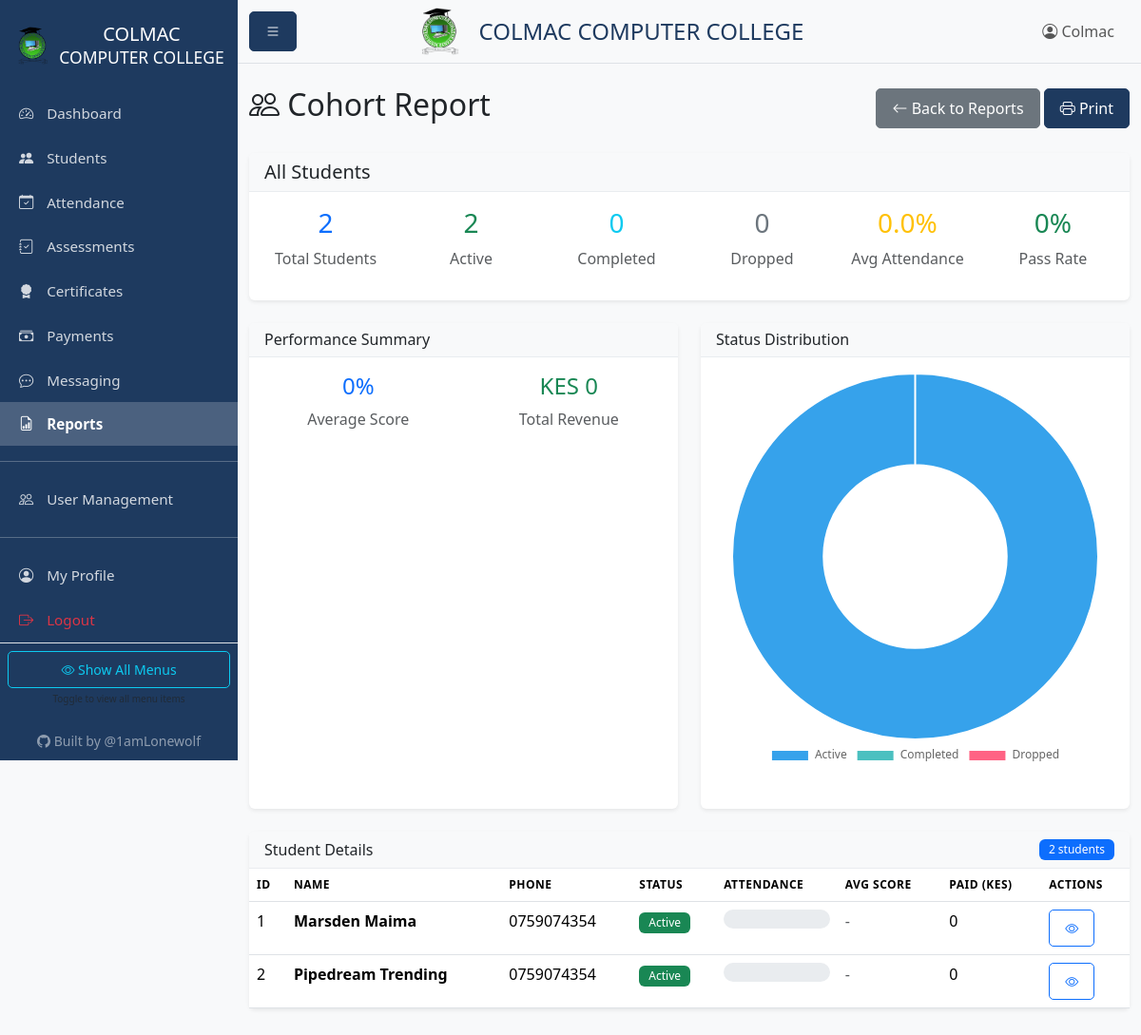
The page /reports/cohort (signed in) on the database as committed earlier.
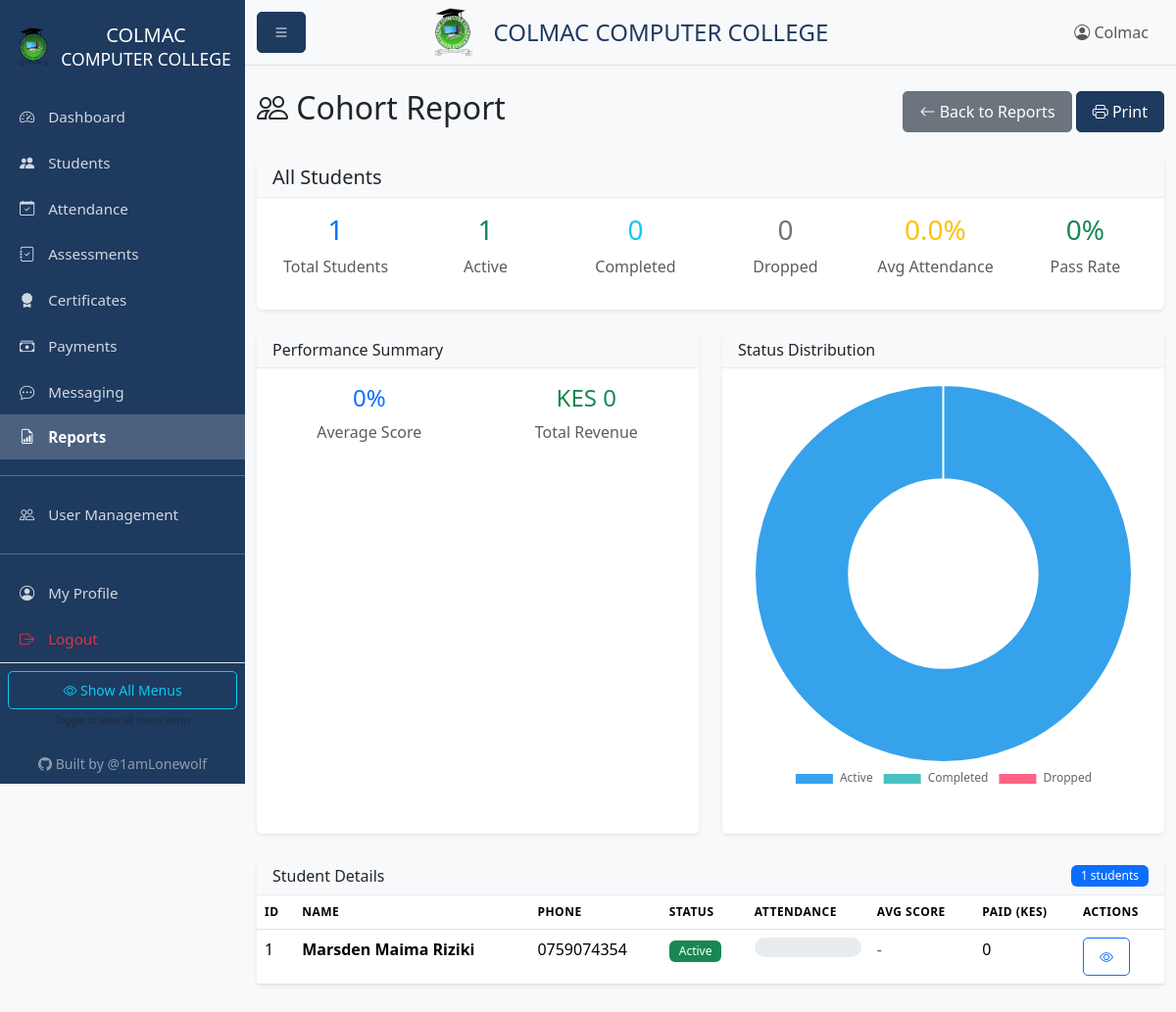
The same page on the database as committed later.
### models.py (models this page shows, shortened)
class Student(db.Model):
    id = db.Column(db.Integer, primary_key=True)
    name = db.Column(db.String(100), nullable=False)
    phone = db.Column(db.String(20))
    email = db.Column(db.String(120))
    id_number = db.Column(db.String(50))  # National ID or student ID
    gender = db.Column(db.String(10))
    enrollment_date = db.Column(db.DateTime, default=datetime.utcnow)
    cohort = db.Column(db.String(50))  # e.g., "Jan-Mar 2026"
    status = db.Column(db.String(20), default='active')  # active, completed, dropped
    created_at = db.Column(db.DateTime, default=datetime.utcnow)
    updated_at = db.Column(db.DateTime, default=datetime.utcnow, onupdate=datetime.utcnow)
    attendances = db.relationship('Attendance', backref='student', lazy=True, cascade='all, delete-orphan')
    assessments = db.relationship('Assessment', backref='student', lazy=True, cascade='all, delete-orphan')
    certificates = db.relationship('Certificate', backref='student', lazy=True, cascade='all, delete-orphan')
    payments = db.relationship('Payment', backref='student', lazy=True, cascade='all, delete-orphan')
    @property
    def total_paid(self):
        return sum(p.amount for p in self.payments)
    @property
    def attendance_rate(self):
        if not self.attendances:
            return 0
        present = sum(1 for a in self.attendances if a.present)
        return round((present / len(self.attendances)) * 100, 1)
    @property
    def average_score(self):
        if not self.assessments:
            return 0
        scores = [a.score for a in self.assessments if a.score]
        return round(sum(scores) / len(scores), 1) if scores else 0

### blueprints/reports.py (the view)
@reports_bp.route('/cohort')
@login_required
def cohort():
    from reports import generate_cohort_report
    cohort = request.args.get('cohort', '')
    report_data = generate_cohort_report(cohort)
    cohorts = db.session.query(Student.cohort).distinct().filter(Student.cohort != None).all()
    cohorts = [c[0] for c in cohorts if c[0]]
    return render_template('reports/cohort.html', report=report_data, cohorts=cohorts, selected_cohort=cohort)

### app.py (called while the page is built)
@app.context_processor
def inject_config():
    return {
        'COURSE_FEE': app.config['COURSE_FEE'],
        'COURSE_NAME': app.config['COURSE_NAME']
    }

### models.py (called while the page is built)
def init_login_manager(app):
    login_manager.init_app(app)
    login_manager.login_view = 'auth.login'
    @login_manager.user_loader
    def load_user(user_id):
        return User.query.get(int(user_id))

    @property
    def is_admin(self):
        return self.role == 'admin'

    @property
    def is_instructor(self):
        return self.role in ['admin', 'instructor']

    @property
    def is_receptionist(self):
        return self.role in ['admin', 'receptionist']

    def get_permissions(self):
        import json
        try:
            return json.loads(self.custom_permissions or '{}')
        except:
            return {}

    def has_permission(self, key):
        perms = self.get_permissions()
        return perms.get(key, False)

### templates/reports/cohort.html (shortened to what the changed rows need)
{% extends "base.html" %}
{% block content %}
<div class="d-flex justify-content-between align-items-center mb-4">
    <h2><i class="bi bi-people"></i> Cohort Report</h2>
</div>
<div class="card mb-4">
    <div class="card-body">
        <div class="row text-center">
            <div class="col-md-2">
                <h3 class="text-primary">{{ report.total_students }}</h3>
                <p class="text-muted">Total Students</p>
            </div>
            <div class="col-md-2">
                <h3 class="text-success">{{ report.active }}</h3>
                <p class="text-muted">Active</p>
            </div>
        </div>
    </div>
</div>
<div class="card">
    <div class="card-header bg-light d-flex justify-content-between align-items-center">
        <h6 class="mb-0">Student Details</h6>
        <span class="badge bg-primary">{{ report.students|length }} students</span>
    </div>
    <div class="card-body p-0">
        <div class="table-responsive">
            <table class="table table-hover mb-0">
                <thead class="bg-light">
                    <tr>
                        <th>ID</th>
                        <th>Name</th>
                        <th>Phone</th>
                        <th>Status</th>
                        <th>Attendance</th>
                        <th>Avg Score</th>
                        <th>Paid (KES)</th>
                        <th>Actions</th>
                    </tr>
                </thead>
                <tbody>
                    {% for student in report.students %}
                    <tr>
                        <td>{{ student.id }}</td>
                        <td><strong>{{ student.name }}</strong></td>
                        <td>{{ student.phone or '-' }}</td>
                        <td>
                            {% if student.status == 'active' %}
                                <span class="badge bg-success">Active</span>
                            {% elif student.status == 'completed' %}
                                <span class="badge bg-primary">Completed</span>
                            {% else %}
                                <span class="badge bg-secondary">Dropped</span>
                            {% endif %}
                        </td>
                        <td>
                            <div class="progress" style="height: 20px;">
                            </div>
                        </td>
                        <td>
                            {% if student.average_score > 0 %}
                                <span class="{% if student.average_score >= 50 %}text-success{% else %}text-danger{% endif %}">
                                    {{ student.average_score }}%
                                </span>
                            {% else %}
                                <span class="text-muted">-</span>
                            {% endif %}
                        </td>
                        <td>{{ student.total_paid|int }}</td>
                        <td>
                            <a href="{{ url_for('students.view', id=student.id) }}" class="btn btn-sm btn-outline-primary">
                                <i class="bi bi-eye"></i>
                            </a>
                        </td>
                    </tr>
                    {% else %}
                    <tr>
                        <td colspan="8" class="text-center text-muted py-4">
                            No students in this cohort
                        </td>
                    </tr>
                    {% endfor %}
                </tbody>
            </table>
        </div>
    </div>
</div>
{% endblock %}
{% block extra_js %}
<script>
// Status Distribution Chart
const statusCtx = document.getElementById('statusChart').getContext('2d');
new Chart(statusCtx, {
    type: 'doughnut',
    data: {
        labels: ['Active', 'Completed', 'Dropped'],
        datasets: [{
            data: [{{ report.active }}, {{ report.completed }}, {{ report.dropped }}],
            backgroundColor: [
                'rgb(54, 162, 235)',
                'rgb(75, 192, 192)',
                'rgb(255, 99, 132)'
            ]
        }]
    },
    options: {
        responsive: true,
        maintainAspectRatio: true,
        plugins: {
            legend: {
                position: 'bottom'
            }
        }
    }
});
</script>
{% endblock %}

Rows that differ between the two databases and show on the page:
removed Student: id "2", name "Pipedream Trending", phone "0759074354", status "Active", total_paid "0"
changed Student id 1: name "Marsden Maima" → "Marsden Maima Riziki"
Other text that changed with them:
{{ report.total_students }}: "2" → "1"
{{ report.active }}: "2" → "1"
{{ report.students|length }}: "2" → "1"
